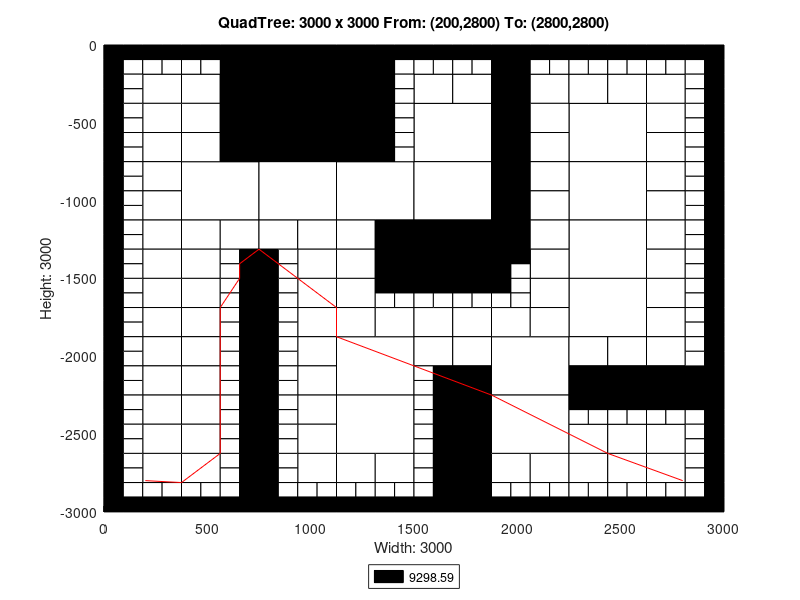

Write the MATLAB code that produced this figure.
axis([0 3000 -3000 0]);
title('QuadTree: 3000 x 3000 From: (200,2800) To: (2800,2800)');
xlabel('Width: 3000');
ylabel('Height: 3000');
rectangle('Position',[750 -375 375 375], 'FaceColor',[0 0 0]);
rectangle('Position',[750 -750 375 375], 'FaceColor',[0 0 0]);
rectangle('Position',[375 -1125 375 375], 'FaceColor',[1 1 1]);
rectangle('Position',[750 -1125 375 375], 'FaceColor',[1 1 1]);
rectangle('Position',[1125 -1125 375 375], 'FaceColor',[1 1 1]);
rectangle('Position',[1500 -750 375 375], 'FaceColor',[1 1 1]);
rectangle('Position',[2250 -750 375 375], 'FaceColor',[1 1 1]);
rectangle('Position',[1500 -1125 375 375], 'FaceColor',[1 1 1]);
rectangle('Position',[1500 -1500 375 375], 'FaceColor',[0 0 0]);
rectangle('Position',[2250 -1125 375 375], 'FaceColor',[1 1 1]);
rectangle('Position',[2250 -1500 375 375], 'FaceColor',[1 1 1]);
rectangle('Position',[1125 -2250 375 375], 'FaceColor',[1 1 1]);
rectangle('Position',[1125 -2625 375 375], 'FaceColor',[1 1 1]);
rectangle('Position',[1875 -2250 375 375], 'FaceColor',[1 1 1]);
rectangle('Position',[2250 -1875 375 375], 'FaceColor',[1 1 1]);
rectangle('Position',[1875 -2625 375 375], 'FaceColor',[1 1 1]);
rectangle('Position',[187.5 -375 187.5 187.5], 'FaceColor',[1 1 1]);
rectangle('Position',[562.5 -187.5 187.5 187.5], 'FaceColor',[0 0 0]);
rectangle('Position',[375 -375 187.5 187.5], 'FaceColor',[1 1 1]);
rectangle('Position',[562.5 -375 187.5 187.5], 'FaceColor',[0 0 0]);
rectangle('Position',[187.5 -562.5 187.5 187.5], 'FaceColor',[1 1 1]);
rectangle('Position',[187.5 -750 187.5 187.5], 'FaceColor',[1 1 1]);
rectangle('Position',[375 -562.5 187.5 187.5], 'FaceColor',[1 1 1]);
rectangle('Position',[562.5 -562.5 187.5 187.5], 'FaceColor',[0 0 0]);
rectangle('Position',[375 -750 187.5 187.5], 'FaceColor',[1 1 1]);
rectangle('Position',[562.5 -750 187.5 187.5], 'FaceColor',[0 0 0]);
rectangle('Position',[1125 -187.5 187.5 187.5], 'FaceColor',[0 0 0]);
rectangle('Position',[1125 -375 187.5 187.5], 'FaceColor',[0 0 0]);
rectangle('Position',[1125 -562.5 187.5 187.5], 'FaceColor',[0 0 0]);
rectangle('Position',[1125 -750 187.5 187.5], 'FaceColor',[0 0 0]);
rectangle('Position',[187.5 -937.5 187.5 187.5], 'FaceColor',[1 1 1]);
rectangle('Position',[187.5 -1125 187.5 187.5], 'FaceColor',[1 1 1]);
rectangle('Position',[187.5 -1312.5 187.5 187.5], 'FaceColor',[1 1 1]);
rectangle('Position',[187.5 -1500 187.5 187.5], 'FaceColor',[1 1 1]);
rectangle('Position',[375 -1312.5 187.5 187.5], 'FaceColor',[1 1 1]);
rectangle('Position',[562.5 -1312.5 187.5 187.5], 'FaceColor',[1 1 1]);
rectangle('Position',[375 -1500 187.5 187.5], 'FaceColor',[1 1 1]);
rectangle('Position',[750 -1312.5 187.5 187.5], 'FaceColor',[1 1 1]);
rectangle('Position',[937.5 -1312.5 187.5 187.5], 'FaceColor',[1 1 1]);
rectangle('Position',[937.5 -1500 187.5 187.5], 'FaceColor',[1 1 1]);
rectangle('Position',[1125 -1312.5 187.5 187.5], 'FaceColor',[1 1 1]);
rectangle('Position',[1312.5 -1312.5 187.5 187.5], 'FaceColor',[0 0 0]);
rectangle('Position',[1125 -1500 187.5 187.5], 'FaceColor',[1 1 1]);
rectangle('Position',[1312.5 -1500 187.5 187.5], 'FaceColor',[0 0 0]);
rectangle('Position',[1500 -375 187.5 187.5], 'FaceColor',[1 1 1]);
rectangle('Position',[1687.5 -375 187.5 187.5], 'FaceColor',[1 1 1]);
rectangle('Position',[1875 -187.5 187.5 187.5], 'FaceColor',[0 0 0]);
rectangle('Position',[1875 -375 187.5 187.5], 'FaceColor',[0 0 0]);
rectangle('Position',[2062.5 -375 187.5 187.5], 'FaceColor',[1 1 1]);
rectangle('Position',[1875 -562.5 187.5 187.5], 'FaceColor',[0 0 0]);
rectangle('Position',[2062.5 -562.5 187.5 187.5], 'FaceColor',[1 1 1]);
rectangle('Position',[1875 -750 187.5 187.5], 'FaceColor',[0 0 0]);
rectangle('Position',[2062.5 -750 187.5 187.5], 'FaceColor',[1 1 1]);
rectangle('Position',[2250 -375 187.5 187.5], 'FaceColor',[1 1 1]);
rectangle('Position',[2437.5 -375 187.5 187.5], 'FaceColor',[1 1 1]);
rectangle('Position',[2625 -375 187.5 187.5], 'FaceColor',[1 1 1]);
rectangle('Position',[2625 -562.5 187.5 187.5], 'FaceColor',[1 1 1]);
rectangle('Position',[2625 -750 187.5 187.5], 'FaceColor',[1 1 1]);
rectangle('Position',[1875 -937.5 187.5 187.5], 'FaceColor',[0 0 0]);
rectangle('Position',[2062.5 -937.5 187.5 187.5], 'FaceColor',[1 1 1]);
rectangle('Position',[1875 -1125 187.5 187.5], 'FaceColor',[0 0 0]);
rectangle('Position',[2062.5 -1125 187.5 187.5], 'FaceColor',[1 1 1]);
rectangle('Position',[1875 -1312.5 187.5 187.5], 'FaceColor',[0 0 0]);
rectangle('Position',[2062.5 -1312.5 187.5 187.5], 'FaceColor',[1 1 1]);
rectangle('Position',[2062.5 -1500 187.5 187.5], 'FaceColor',[1 1 1]);
rectangle('Position',[2625 -937.5 187.5 187.5], 'FaceColor',[1 1 1]);
rectangle('Position',[2625 -1125 187.5 187.5], 'FaceColor',[1 1 1]);
rectangle('Position',[2625 -1312.5 187.5 187.5], 'FaceColor',[1 1 1]);
rectangle('Position',[2625 -1500 187.5 187.5], 'FaceColor',[1 1 1]);
rectangle('Position',[187.5 -1687.5 187.5 187.5], 'FaceColor',[1 1 1]);
rectangle('Position',[187.5 -1875 187.5 187.5], 'FaceColor',[1 1 1]);
rectangle('Position',[375 -1687.5 187.5 187.5], 'FaceColor',[1 1 1]);
rectangle('Position',[375 -1875 187.5 187.5], 'FaceColor',[1 1 1]);
rectangle('Position',[187.5 -2062.5 187.5 187.5], 'FaceColor',[1 1 1]);
rectangle('Position',[187.5 -2250 187.5 187.5], 'FaceColor',[1 1 1]);
rectangle('Position',[375 -2062.5 187.5 187.5], 'FaceColor',[1 1 1]);
rectangle('Position',[375 -2250 187.5 187.5], 'FaceColor',[1 1 1]);
rectangle('Position',[937.5 -1687.5 187.5 187.5], 'FaceColor',[1 1 1]);
rectangle('Position',[937.5 -1875 187.5 187.5], 'FaceColor',[1 1 1]);
rectangle('Position',[1125 -1687.5 187.5 187.5], 'FaceColor',[1 1 1]);
rectangle('Position',[1125 -1875 187.5 187.5], 'FaceColor',[1 1 1]);
rectangle('Position',[1312.5 -1875 187.5 187.5], 'FaceColor',[1 1 1]);
rectangle('Position',[937.5 -2062.5 187.5 187.5], 'FaceColor',[1 1 1]);
rectangle('Position',[937.5 -2250 187.5 187.5], 'FaceColor',[1 1 1]);
rectangle('Position',[187.5 -2437.5 187.5 187.5], 'FaceColor',[1 1 1]);
rectangle('Position',[187.5 -2625 187.5 187.5], 'FaceColor',[1 1 1]);
rectangle('Position',[375 -2437.5 187.5 187.5], 'FaceColor',[1 1 1]);
rectangle('Position',[375 -2625 187.5 187.5], 'FaceColor',[1 1 1]);
rectangle('Position',[187.5 -2812.5 187.5 187.5], 'FaceColor',[1 1 1]);
rectangle('Position',[375 -2812.5 187.5 187.5], 'FaceColor',[1 1 1]);
rectangle('Position',[937.5 -2437.5 187.5 187.5], 'FaceColor',[1 1 1]);
rectangle('Position',[937.5 -2625 187.5 187.5], 'FaceColor',[1 1 1]);
rectangle('Position',[937.5 -2812.5 187.5 187.5], 'FaceColor',[1 1 1]);
rectangle('Position',[1125 -2812.5 187.5 187.5], 'FaceColor',[1 1 1]);
rectangle('Position',[1312.5 -2812.5 187.5 187.5], 'FaceColor',[1 1 1]);
rectangle('Position',[1500 -1875 187.5 187.5], 'FaceColor',[1 1 1]);
rectangle('Position',[1687.5 -1875 187.5 187.5], 'FaceColor',[1 1 1]);
rectangle('Position',[2062.5 -1687.5 187.5 187.5], 'FaceColor',[1 1 1]);
rectangle('Position',[1875 -1875 187.5 187.5], 'FaceColor',[1 1 1]);
rectangle('Position',[2062.5 -1875 187.5 187.5], 'FaceColor',[1 1 1]);
rectangle('Position',[1500 -2062.5 187.5 187.5], 'FaceColor',[1 1 1]);
rectangle('Position',[1687.5 -2062.5 187.5 187.5], 'FaceColor',[1 1 1]);
rectangle('Position',[1687.5 -2250 187.5 187.5], 'FaceColor',[0 0 0]);
rectangle('Position',[2625 -1687.5 187.5 187.5], 'FaceColor',[1 1 1]);
rectangle('Position',[2625 -1875 187.5 187.5], 'FaceColor',[1 1 1]);
rectangle('Position',[2250 -2062.5 187.5 187.5], 'FaceColor',[1 1 1]);
rectangle('Position',[2437.5 -2062.5 187.5 187.5], 'FaceColor',[1 1 1]);
rectangle('Position',[2250 -2250 187.5 187.5], 'FaceColor',[0 0 0]);
rectangle('Position',[2437.5 -2250 187.5 187.5], 'FaceColor',[0 0 0]);
rectangle('Position',[2625 -2062.5 187.5 187.5], 'FaceColor',[1 1 1]);
rectangle('Position',[2625 -2250 187.5 187.5], 'FaceColor',[0 0 0]);
rectangle('Position',[2812.5 -2250 187.5 187.5], 'FaceColor',[0 0 0]);
rectangle('Position',[1687.5 -2437.5 187.5 187.5], 'FaceColor',[0 0 0]);
rectangle('Position',[1687.5 -2625 187.5 187.5], 'FaceColor',[0 0 0]);
rectangle('Position',[1687.5 -2812.5 187.5 187.5], 'FaceColor',[0 0 0]);
rectangle('Position',[1687.5 -3000 187.5 187.5], 'FaceColor',[0 0 0]);
rectangle('Position',[1875 -2812.5 187.5 187.5], 'FaceColor',[1 1 1]);
rectangle('Position',[2062.5 -2812.5 187.5 187.5], 'FaceColor',[1 1 1]);
rectangle('Position',[2250 -2625 187.5 187.5], 'FaceColor',[1 1 1]);
rectangle('Position',[2437.5 -2625 187.5 187.5], 'FaceColor',[1 1 1]);
rectangle('Position',[2625 -2625 187.5 187.5], 'FaceColor',[1 1 1]);
rectangle('Position',[2250 -2812.5 187.5 187.5], 'FaceColor',[1 1 1]);
rectangle('Position',[2437.5 -2812.5 187.5 187.5], 'FaceColor',[1 1 1]);
rectangle('Position',[2625 -2812.5 187.5 187.5], 'FaceColor',[1 1 1]);
rectangle('Position',[0 -93.75 93.75 93.75], 'FaceColor',[0 0 0]);
rectangle('Position',[93.75 -93.75 93.75 93.75], 'FaceColor',[0 0 0]);
rectangle('Position',[0 -187.5 93.75 93.75], 'FaceColor',[0 0 0]);
rectangle('Position',[93.75 -187.5 93.75 93.75], 'FaceColor',[1 1 1]);
rectangle('Position',[187.5 -93.75 93.75 93.75], 'FaceColor',[0 0 0]);
rectangle('Position',[281.25 -93.75 93.75 93.75], 'FaceColor',[0 0 0]);
rectangle('Position',[187.5 -187.5 93.75 93.75], 'FaceColor',[1 1 1]);
rectangle('Position',[281.25 -187.5 93.75 93.75], 'FaceColor',[1 1 1]);
rectangle('Position',[0 -281.25 93.75 93.75], 'FaceColor',[0 0 0]);
rectangle('Position',[93.75 -281.25 93.75 93.75], 'FaceColor',[1 1 1]);
rectangle('Position',[0 -375 93.75 93.75], 'FaceColor',[0 0 0]);
rectangle('Position',[93.75 -375 93.75 93.75], 'FaceColor',[1 1 1]);
rectangle('Position',[375 -93.75 93.75 93.75], 'FaceColor',[0 0 0]);
rectangle('Position',[468.75 -93.75 93.75 93.75], 'FaceColor',[0 0 0]);
rectangle('Position',[375 -187.5 93.75 93.75], 'FaceColor',[1 1 1]);
rectangle('Position',[468.75 -187.5 93.75 93.75], 'FaceColor',[1 1 1]);
rectangle('Position',[0 -468.75 93.75 93.75], 'FaceColor',[0 0 0]);
rectangle('Position',[93.75 -468.75 93.75 93.75], 'FaceColor',[1 1 1]);
rectangle('Position',[0 -562.5 93.75 93.75], 'FaceColor',[0 0 0]);
rectangle('Position',[93.75 -562.5 93.75 93.75], 'FaceColor',[1 1 1]);
rectangle('Position',[0 -656.25 93.75 93.75], 'FaceColor',[0 0 0]);
rectangle('Position',[93.75 -656.25 93.75 93.75], 'FaceColor',[1 1 1]);
rectangle('Position',[0 -750 93.75 93.75], 'FaceColor',[0 0 0]);
rectangle('Position',[93.75 -750 93.75 93.75], 'FaceColor',[1 1 1]);
rectangle('Position',[1312.5 -93.75 93.75 93.75], 'FaceColor',[0 0 0]);
rectangle('Position',[1406.25 -93.75 93.75 93.75], 'FaceColor',[0 0 0]);
rectangle('Position',[1312.5 -187.5 93.75 93.75], 'FaceColor',[0 0 0]);
rectangle('Position',[1406.25 -187.5 93.75 93.75], 'FaceColor',[1 1 1]);
rectangle('Position',[1312.5 -281.25 93.75 93.75], 'FaceColor',[0 0 0]);
rectangle('Position',[1406.25 -281.25 93.75 93.75], 'FaceColor',[1 1 1]);
rectangle('Position',[1312.5 -375 93.75 93.75], 'FaceColor',[0 0 0]);
rectangle('Position',[1406.25 -375 93.75 93.75], 'FaceColor',[1 1 1]);
rectangle('Position',[1312.5 -468.75 93.75 93.75], 'FaceColor',[0 0 0]);
rectangle('Position',[1406.25 -468.75 93.75 93.75], 'FaceColor',[1 1 1]);
rectangle('Position',[1312.5 -562.5 93.75 93.75], 'FaceColor',[0 0 0]);
rectangle('Position',[1406.25 -562.5 93.75 93.75], 'FaceColor',[1 1 1]);
rectangle('Position',[1312.5 -656.25 93.75 93.75], 'FaceColor',[0 0 0]);
rectangle('Position',[1406.25 -656.25 93.75 93.75], 'FaceColor',[1 1 1]);
rectangle('Position',[1312.5 -750 93.75 93.75], 'FaceColor',[0 0 0]);
rectangle('Position',[1406.25 -750 93.75 93.75], 'FaceColor',[1 1 1]);
rectangle('Position',[0 -843.75 93.75 93.75], 'FaceColor',[0 0 0]);
rectangle('Position',[93.75 -843.75 93.75 93.75], 'FaceColor',[1 1 1]);
rectangle('Position',[0 -937.5 93.75 93.75], 'FaceColor',[0 0 0]);
rectangle('Position',[93.75 -937.5 93.75 93.75], 'FaceColor',[1 1 1]);
rectangle('Position',[0 -1031.25 93.75 93.75], 'FaceColor',[0 0 0]);
rectangle('Position',[93.75 -1031.25 93.75 93.75], 'FaceColor',[1 1 1]);
rectangle('Position',[0 -1125 93.75 93.75], 'FaceColor',[0 0 0]);
rectangle('Position',[93.75 -1125 93.75 93.75], 'FaceColor',[1 1 1]);
rectangle('Position',[0 -1218.75 93.75 93.75], 'FaceColor',[0 0 0]);
rectangle('Position',[93.75 -1218.75 93.75 93.75], 'FaceColor',[1 1 1]);
rectangle('Position',[0 -1312.5 93.75 93.75], 'FaceColor',[0 0 0]);
rectangle('Position',[93.75 -1312.5 93.75 93.75], 'FaceColor',[1 1 1]);
rectangle('Position',[0 -1406.25 93.75 93.75], 'FaceColor',[0 0 0]);
rectangle('Position',[93.75 -1406.25 93.75 93.75], 'FaceColor',[1 1 1]);
rectangle('Position',[0 -1500 93.75 93.75], 'FaceColor',[0 0 0]);
rectangle('Position',[93.75 -1500 93.75 93.75], 'FaceColor',[1 1 1]);
rectangle('Position',[562.5 -1406.25 93.75 93.75], 'FaceColor',[1 1 1]);
rectangle('Position',[656.25 -1406.25 93.75 93.75], 'FaceColor',[0 0 0]);
rectangle('Position',[562.5 -1500 93.75 93.75], 'FaceColor',[1 1 1]);
rectangle('Position',[656.25 -1500 93.75 93.75], 'FaceColor',[0 0 0]);
rectangle('Position',[750 -1406.25 93.75 93.75], 'FaceColor',[0 0 0]);
rectangle('Position',[843.75 -1406.25 93.75 93.75], 'FaceColor',[1 1 1]);
rectangle('Position',[750 -1500 93.75 93.75], 'FaceColor',[0 0 0]);
rectangle('Position',[843.75 -1500 93.75 93.75], 'FaceColor',[1 1 1]);
rectangle('Position',[1500 -93.75 93.75 93.75], 'FaceColor',[0 0 0]);
rectangle('Position',[1593.75 -93.75 93.75 93.75], 'FaceColor',[0 0 0]);
rectangle('Position',[1500 -187.5 93.75 93.75], 'FaceColor',[1 1 1]);
rectangle('Position',[1593.75 -187.5 93.75 93.75], 'FaceColor',[1 1 1]);
rectangle('Position',[1687.5 -93.75 93.75 93.75], 'FaceColor',[0 0 0]);
rectangle('Position',[1781.25 -93.75 93.75 93.75], 'FaceColor',[0 0 0]);
rectangle('Position',[1687.5 -187.5 93.75 93.75], 'FaceColor',[1 1 1]);
rectangle('Position',[1781.25 -187.5 93.75 93.75], 'FaceColor',[1 1 1]);
rectangle('Position',[2062.5 -93.75 93.75 93.75], 'FaceColor',[0 0 0]);
rectangle('Position',[2156.25 -93.75 93.75 93.75], 'FaceColor',[0 0 0]);
rectangle('Position',[2062.5 -187.5 93.75 93.75], 'FaceColor',[1 1 1]);
rectangle('Position',[2156.25 -187.5 93.75 93.75], 'FaceColor',[1 1 1]);
rectangle('Position',[2250 -93.75 93.75 93.75], 'FaceColor',[0 0 0]);
rectangle('Position',[2343.75 -93.75 93.75 93.75], 'FaceColor',[0 0 0]);
rectangle('Position',[2250 -187.5 93.75 93.75], 'FaceColor',[1 1 1]);
rectangle('Position',[2343.75 -187.5 93.75 93.75], 'FaceColor',[1 1 1]);
rectangle('Position',[2437.5 -93.75 93.75 93.75], 'FaceColor',[0 0 0]);
rectangle('Position',[2531.25 -93.75 93.75 93.75], 'FaceColor',[0 0 0]);
rectangle('Position',[2437.5 -187.5 93.75 93.75], 'FaceColor',[1 1 1]);
rectangle('Position',[2531.25 -187.5 93.75 93.75], 'FaceColor',[1 1 1]);
rectangle('Position',[2625 -93.75 93.75 93.75], 'FaceColor',[0 0 0]);
rectangle('Position',[2718.75 -93.75 93.75 93.75], 'FaceColor',[0 0 0]);
rectangle('Position',[2625 -187.5 93.75 93.75], 'FaceColor',[1 1 1]);
rectangle('Position',[2718.75 -187.5 93.75 93.75], 'FaceColor',[1 1 1]);
rectangle('Position',[2812.5 -93.75 93.75 93.75], 'FaceColor',[0 0 0]);
rectangle('Position',[2906.25 -93.75 93.75 93.75], 'FaceColor',[0 0 0]);
rectangle('Position',[2812.5 -187.5 93.75 93.75], 'FaceColor',[1 1 1]);
rectangle('Position',[2906.25 -187.5 93.75 93.75], 'FaceColor',[0 0 0]);
rectangle('Position',[2812.5 -281.25 93.75 93.75], 'FaceColor',[1 1 1]);
rectangle('Position',[2906.25 -281.25 93.75 93.75], 'FaceColor',[0 0 0]);
rectangle('Position',[2812.5 -375 93.75 93.75], 'FaceColor',[1 1 1]);
rectangle('Position',[2906.25 -375 93.75 93.75], 'FaceColor',[0 0 0]);
rectangle('Position',[2812.5 -468.75 93.75 93.75], 'FaceColor',[1 1 1]);
rectangle('Position',[2906.25 -468.75 93.75 93.75], 'FaceColor',[0 0 0]);
rectangle('Position',[2812.5 -562.5 93.75 93.75], 'FaceColor',[1 1 1]);
rectangle('Position',[2906.25 -562.5 93.75 93.75], 'FaceColor',[0 0 0]);
rectangle('Position',[2812.5 -656.25 93.75 93.75], 'FaceColor',[1 1 1]);
rectangle('Position',[2906.25 -656.25 93.75 93.75], 'FaceColor',[0 0 0]);
rectangle('Position',[2812.5 -750 93.75 93.75], 'FaceColor',[1 1 1]);
rectangle('Position',[2906.25 -750 93.75 93.75], 'FaceColor',[0 0 0]);
rectangle('Position',[1875 -1406.25 93.75 93.75], 'FaceColor',[0 0 0]);
rectangle('Position',[1968.75 -1406.25 93.75 93.75], 'FaceColor',[0 0 0]);
rectangle('Position',[1875 -1500 93.75 93.75], 'FaceColor',[0 0 0]);
rectangle('Position',[1968.75 -1500 93.75 93.75], 'FaceColor',[1 1 1]);
rectangle('Position',[2812.5 -843.75 93.75 93.75], 'FaceColor',[1 1 1]);
rectangle('Position',[2906.25 -843.75 93.75 93.75], 'FaceColor',[0 0 0]);
rectangle('Position',[2812.5 -937.5 93.75 93.75], 'FaceColor',[1 1 1]);
rectangle('Position',[2906.25 -937.5 93.75 93.75], 'FaceColor',[0 0 0]);
rectangle('Position',[2812.5 -1031.25 93.75 93.75], 'FaceColor',[1 1 1]);
rectangle('Position',[2906.25 -1031.25 93.75 93.75], 'FaceColor',[0 0 0]);
rectangle('Position',[2812.5 -1125 93.75 93.75], 'FaceColor',[1 1 1]);
rectangle('Position',[2906.25 -1125 93.75 93.75], 'FaceColor',[0 0 0]);
rectangle('Position',[2812.5 -1218.75 93.75 93.75], 'FaceColor',[1 1 1]);
rectangle('Position',[2906.25 -1218.75 93.75 93.75], 'FaceColor',[0 0 0]);
rectangle('Position',[2812.5 -1312.5 93.75 93.75], 'FaceColor',[1 1 1]);
rectangle('Position',[2906.25 -1312.5 93.75 93.75], 'FaceColor',[0 0 0]);
rectangle('Position',[2812.5 -1406.25 93.75 93.75], 'FaceColor',[1 1 1]);
rectangle('Position',[2906.25 -1406.25 93.75 93.75], 'FaceColor',[0 0 0]);
rectangle('Position',[2812.5 -1500 93.75 93.75], 'FaceColor',[1 1 1]);
rectangle('Position',[2906.25 -1500 93.75 93.75], 'FaceColor',[0 0 0]);
rectangle('Position',[0 -1593.75 93.75 93.75], 'FaceColor',[0 0 0]);
rectangle('Position',[93.75 -1593.75 93.75 93.75], 'FaceColor',[1 1 1]);
rectangle('Position',[0 -1687.5 93.75 93.75], 'FaceColor',[0 0 0]);
rectangle('Position',[93.75 -1687.5 93.75 93.75], 'FaceColor',[1 1 1]);
rectangle('Position',[0 -1781.25 93.75 93.75], 'FaceColor',[0 0 0]);
rectangle('Position',[93.75 -1781.25 93.75 93.75], 'FaceColor',[1 1 1]);
rectangle('Position',[0 -1875 93.75 93.75], 'FaceColor',[0 0 0]);
rectangle('Position',[93.75 -1875 93.75 93.75], 'FaceColor',[1 1 1]);
rectangle('Position',[562.5 -1593.75 93.75 93.75], 'FaceColor',[1 1 1]);
rectangle('Position',[656.25 -1593.75 93.75 93.75], 'FaceColor',[0 0 0]);
rectangle('Position',[562.5 -1687.5 93.75 93.75], 'FaceColor',[1 1 1]);
rectangle('Position',[656.25 -1687.5 93.75 93.75], 'FaceColor',[0 0 0]);
rectangle('Position',[562.5 -1781.25 93.75 93.75], 'FaceColor',[1 1 1]);
rectangle('Position',[656.25 -1781.25 93.75 93.75], 'FaceColor',[0 0 0]);
rectangle('Position',[562.5 -1875 93.75 93.75], 'FaceColor',[1 1 1]);
rectangle('Position',[656.25 -1875 93.75 93.75], 'FaceColor',[0 0 0]);
rectangle('Position',[0 -1968.75 93.75 93.75], 'FaceColor',[0 0 0]);
rectangle('Position',[93.75 -1968.75 93.75 93.75], 'FaceColor',[1 1 1]);
rectangle('Position',[0 -2062.5 93.75 93.75], 'FaceColor',[0 0 0]);
rectangle('Position',[93.75 -2062.5 93.75 93.75], 'FaceColor',[1 1 1]);
rectangle('Position',[0 -2156.25 93.75 93.75], 'FaceColor',[0 0 0]);
rectangle('Position',[93.75 -2156.25 93.75 93.75], 'FaceColor',[1 1 1]);
rectangle('Position',[0 -2250 93.75 93.75], 'FaceColor',[0 0 0]);
rectangle('Position',[93.75 -2250 93.75 93.75], 'FaceColor',[1 1 1]);
rectangle('Position',[562.5 -1968.75 93.75 93.75], 'FaceColor',[1 1 1]);
rectangle('Position',[656.25 -1968.75 93.75 93.75], 'FaceColor',[0 0 0]);
rectangle('Position',[562.5 -2062.5 93.75 93.75], 'FaceColor',[1 1 1]);
rectangle('Position',[656.25 -2062.5 93.75 93.75], 'FaceColor',[0 0 0]);
rectangle('Position',[562.5 -2156.25 93.75 93.75], 'FaceColor',[1 1 1]);
rectangle('Position',[656.25 -2156.25 93.75 93.75], 'FaceColor',[0 0 0]);
rectangle('Position',[562.5 -2250 93.75 93.75], 'FaceColor',[1 1 1]);
rectangle('Position',[656.25 -2250 93.75 93.75], 'FaceColor',[0 0 0]);
rectangle('Position',[750 -1593.75 93.75 93.75], 'FaceColor',[0 0 0]);
rectangle('Position',[843.75 -1593.75 93.75 93.75], 'FaceColor',[1 1 1]);
rectangle('Position',[750 -1687.5 93.75 93.75], 'FaceColor',[0 0 0]);
rectangle('Position',[843.75 -1687.5 93.75 93.75], 'FaceColor',[1 1 1]);
rectangle('Position',[750 -1781.25 93.75 93.75], 'FaceColor',[0 0 0]);
rectangle('Position',[843.75 -1781.25 93.75 93.75], 'FaceColor',[1 1 1]);
rectangle('Position',[750 -1875 93.75 93.75], 'FaceColor',[0 0 0]);
rectangle('Position',[843.75 -1875 93.75 93.75], 'FaceColor',[1 1 1]);
rectangle('Position',[1312.5 -1593.75 93.75 93.75], 'FaceColor',[0 0 0]);
rectangle('Position',[1406.25 -1593.75 93.75 93.75], 'FaceColor',[0 0 0]);
rectangle('Position',[1312.5 -1687.5 93.75 93.75], 'FaceColor',[1 1 1]);
rectangle('Position',[1406.25 -1687.5 93.75 93.75], 'FaceColor',[1 1 1]);
rectangle('Position',[750 -1968.75 93.75 93.75], 'FaceColor',[0 0 0]);
rectangle('Position',[843.75 -1968.75 93.75 93.75], 'FaceColor',[1 1 1]);
rectangle('Position',[750 -2062.5 93.75 93.75], 'FaceColor',[0 0 0]);
rectangle('Position',[843.75 -2062.5 93.75 93.75], 'FaceColor',[1 1 1]);
rectangle('Position',[750 -2156.25 93.75 93.75], 'FaceColor',[0 0 0]);
rectangle('Position',[843.75 -2156.25 93.75 93.75], 'FaceColor',[1 1 1]);
rectangle('Position',[750 -2250 93.75 93.75], 'FaceColor',[0 0 0]);
rectangle('Position',[843.75 -2250 93.75 93.75], 'FaceColor',[1 1 1]);
rectangle('Position',[0 -2343.75 93.75 93.75], 'FaceColor',[0 0 0]);
rectangle('Position',[93.75 -2343.75 93.75 93.75], 'FaceColor',[1 1 1]);
rectangle('Position',[0 -2437.5 93.75 93.75], 'FaceColor',[0 0 0]);
rectangle('Position',[93.75 -2437.5 93.75 93.75], 'FaceColor',[1 1 1]);
rectangle('Position',[0 -2531.25 93.75 93.75], 'FaceColor',[0 0 0]);
rectangle('Position',[93.75 -2531.25 93.75 93.75], 'FaceColor',[1 1 1]);
rectangle('Position',[0 -2625 93.75 93.75], 'FaceColor',[0 0 0]);
rectangle('Position',[93.75 -2625 93.75 93.75], 'FaceColor',[1 1 1]);
rectangle('Position',[562.5 -2343.75 93.75 93.75], 'FaceColor',[1 1 1]);
rectangle('Position',[656.25 -2343.75 93.75 93.75], 'FaceColor',[0 0 0]);
rectangle('Position',[562.5 -2437.5 93.75 93.75], 'FaceColor',[1 1 1]);
rectangle('Position',[656.25 -2437.5 93.75 93.75], 'FaceColor',[0 0 0]);
rectangle('Position',[562.5 -2531.25 93.75 93.75], 'FaceColor',[1 1 1]);
rectangle('Position',[656.25 -2531.25 93.75 93.75], 'FaceColor',[0 0 0]);
rectangle('Position',[562.5 -2625 93.75 93.75], 'FaceColor',[1 1 1]);
rectangle('Position',[656.25 -2625 93.75 93.75], 'FaceColor',[0 0 0]);
rectangle('Position',[0 -2718.75 93.75 93.75], 'FaceColor',[0 0 0]);
rectangle('Position',[93.75 -2718.75 93.75 93.75], 'FaceColor',[1 1 1]);
rectangle('Position',[0 -2812.5 93.75 93.75], 'FaceColor',[0 0 0]);
rectangle('Position',[93.75 -2812.5 93.75 93.75], 'FaceColor',[1 1 1]);
rectangle('Position',[0 -2906.25 93.75 93.75], 'FaceColor',[0 0 0]);
rectangle('Position',[93.75 -2906.25 93.75 93.75], 'FaceColor',[1 1 1]);
rectangle('Position',[0 -3000 93.75 93.75], 'FaceColor',[0 0 0]);
rectangle('Position',[93.75 -3000 93.75 93.75], 'FaceColor',[0 0 0]);
rectangle('Position',[187.5 -2906.25 93.75 93.75], 'FaceColor',[1 1 1]);
rectangle('Position',[281.25 -2906.25 93.75 93.75], 'FaceColor',[1 1 1]);
rectangle('Position',[187.5 -3000 93.75 93.75], 'FaceColor',[0 0 0]);
rectangle('Position',[281.25 -3000 93.75 93.75], 'FaceColor',[0 0 0]);
rectangle('Position',[562.5 -2718.75 93.75 93.75], 'FaceColor',[1 1 1]);
rectangle('Position',[656.25 -2718.75 93.75 93.75], 'FaceColor',[0 0 0]);
rectangle('Position',[562.5 -2812.5 93.75 93.75], 'FaceColor',[1 1 1]);
rectangle('Position',[656.25 -2812.5 93.75 93.75], 'FaceColor',[0 0 0]);
rectangle('Position',[375 -2906.25 93.75 93.75], 'FaceColor',[1 1 1]);
rectangle('Position',[468.75 -2906.25 93.75 93.75], 'FaceColor',[1 1 1]);
rectangle('Position',[375 -3000 93.75 93.75], 'FaceColor',[0 0 0]);
rectangle('Position',[468.75 -3000 93.75 93.75], 'FaceColor',[0 0 0]);
rectangle('Position',[562.5 -2906.25 93.75 93.75], 'FaceColor',[1 1 1]);
rectangle('Position',[656.25 -2906.25 93.75 93.75], 'FaceColor',[0 0 0]);
rectangle('Position',[562.5 -3000 93.75 93.75], 'FaceColor',[0 0 0]);
rectangle('Position',[656.25 -3000 93.75 93.75], 'FaceColor',[0 0 0]);
rectangle('Position',[750 -2343.75 93.75 93.75], 'FaceColor',[0 0 0]);
rectangle('Position',[843.75 -2343.75 93.75 93.75], 'FaceColor',[1 1 1]);
rectangle('Position',[750 -2437.5 93.75 93.75], 'FaceColor',[0 0 0]);
rectangle('Position',[843.75 -2437.5 93.75 93.75], 'FaceColor',[1 1 1]);
rectangle('Position',[750 -2531.25 93.75 93.75], 'FaceColor',[0 0 0]);
rectangle('Position',[843.75 -2531.25 93.75 93.75], 'FaceColor',[1 1 1]);
rectangle('Position',[750 -2625 93.75 93.75], 'FaceColor',[0 0 0]);
rectangle('Position',[843.75 -2625 93.75 93.75], 'FaceColor',[1 1 1]);
rectangle('Position',[750 -2718.75 93.75 93.75], 'FaceColor',[0 0 0]);
rectangle('Position',[843.75 -2718.75 93.75 93.75], 'FaceColor',[1 1 1]);
rectangle('Position',[750 -2812.5 93.75 93.75], 'FaceColor',[0 0 0]);
rectangle('Position',[843.75 -2812.5 93.75 93.75], 'FaceColor',[1 1 1]);
rectangle('Position',[750 -2906.25 93.75 93.75], 'FaceColor',[0 0 0]);
rectangle('Position',[843.75 -2906.25 93.75 93.75], 'FaceColor',[1 1 1]);
rectangle('Position',[750 -3000 93.75 93.75], 'FaceColor',[0 0 0]);
rectangle('Position',[843.75 -3000 93.75 93.75], 'FaceColor',[0 0 0]);
rectangle('Position',[937.5 -2906.25 93.75 93.75], 'FaceColor',[1 1 1]);
rectangle('Position',[1031.25 -2906.25 93.75 93.75], 'FaceColor',[1 1 1]);
rectangle('Position',[937.5 -3000 93.75 93.75], 'FaceColor',[0 0 0]);
rectangle('Position',[1031.25 -3000 93.75 93.75], 'FaceColor',[0 0 0]);
rectangle('Position',[1125 -2906.25 93.75 93.75], 'FaceColor',[1 1 1]);
rectangle('Position',[1218.75 -2906.25 93.75 93.75], 'FaceColor',[1 1 1]);
rectangle('Position',[1125 -3000 93.75 93.75], 'FaceColor',[0 0 0]);
rectangle('Position',[1218.75 -3000 93.75 93.75], 'FaceColor',[0 0 0]);
rectangle('Position',[1312.5 -2906.25 93.75 93.75], 'FaceColor',[1 1 1]);
rectangle('Position',[1406.25 -2906.25 93.75 93.75], 'FaceColor',[1 1 1]);
rectangle('Position',[1312.5 -3000 93.75 93.75], 'FaceColor',[0 0 0]);
rectangle('Position',[1406.25 -3000 93.75 93.75], 'FaceColor',[0 0 0]);
rectangle('Position',[1500 -1593.75 93.75 93.75], 'FaceColor',[0 0 0]);
rectangle('Position',[1593.75 -1593.75 93.75 93.75], 'FaceColor',[0 0 0]);
rectangle('Position',[1500 -1687.5 93.75 93.75], 'FaceColor',[1 1 1]);
rectangle('Position',[1593.75 -1687.5 93.75 93.75], 'FaceColor',[1 1 1]);
rectangle('Position',[1687.5 -1593.75 93.75 93.75], 'FaceColor',[0 0 0]);
rectangle('Position',[1781.25 -1593.75 93.75 93.75], 'FaceColor',[0 0 0]);
rectangle('Position',[1687.5 -1687.5 93.75 93.75], 'FaceColor',[1 1 1]);
rectangle('Position',[1781.25 -1687.5 93.75 93.75], 'FaceColor',[1 1 1]);
rectangle('Position',[1875 -1593.75 93.75 93.75], 'FaceColor',[0 0 0]);
rectangle('Position',[1968.75 -1593.75 93.75 93.75], 'FaceColor',[1 1 1]);
rectangle('Position',[1875 -1687.5 93.75 93.75], 'FaceColor',[1 1 1]);
rectangle('Position',[1968.75 -1687.5 93.75 93.75], 'FaceColor',[1 1 1]);
rectangle('Position',[1500 -2156.25 93.75 93.75], 'FaceColor',[1 1 1]);
rectangle('Position',[1593.75 -2156.25 93.75 93.75], 'FaceColor',[0 0 0]);
rectangle('Position',[1500 -2250 93.75 93.75], 'FaceColor',[1 1 1]);
rectangle('Position',[1593.75 -2250 93.75 93.75], 'FaceColor',[0 0 0]);
rectangle('Position',[2812.5 -1593.75 93.75 93.75], 'FaceColor',[1 1 1]);
rectangle('Position',[2906.25 -1593.75 93.75 93.75], 'FaceColor',[0 0 0]);
rectangle('Position',[2812.5 -1687.5 93.75 93.75], 'FaceColor',[1 1 1]);
rectangle('Position',[2906.25 -1687.5 93.75 93.75], 'FaceColor',[0 0 0]);
rectangle('Position',[2812.5 -1781.25 93.75 93.75], 'FaceColor',[1 1 1]);
rectangle('Position',[2906.25 -1781.25 93.75 93.75], 'FaceColor',[0 0 0]);
rectangle('Position',[2812.5 -1875 93.75 93.75], 'FaceColor',[1 1 1]);
rectangle('Position',[2906.25 -1875 93.75 93.75], 'FaceColor',[0 0 0]);
rectangle('Position',[2812.5 -1968.75 93.75 93.75], 'FaceColor',[1 1 1]);
rectangle('Position',[2906.25 -1968.75 93.75 93.75], 'FaceColor',[0 0 0]);
rectangle('Position',[2812.5 -2062.5 93.75 93.75], 'FaceColor',[1 1 1]);
rectangle('Position',[2906.25 -2062.5 93.75 93.75], 'FaceColor',[0 0 0]);
rectangle('Position',[1500 -2343.75 93.75 93.75], 'FaceColor',[1 1 1]);
rectangle('Position',[1593.75 -2343.75 93.75 93.75], 'FaceColor',[0 0 0]);
rectangle('Position',[1500 -2437.5 93.75 93.75], 'FaceColor',[1 1 1]);
rectangle('Position',[1593.75 -2437.5 93.75 93.75], 'FaceColor',[0 0 0]);
rectangle('Position',[1500 -2531.25 93.75 93.75], 'FaceColor',[1 1 1]);
rectangle('Position',[1593.75 -2531.25 93.75 93.75], 'FaceColor',[0 0 0]);
rectangle('Position',[1500 -2625 93.75 93.75], 'FaceColor',[1 1 1]);
rectangle('Position',[1593.75 -2625 93.75 93.75], 'FaceColor',[0 0 0]);
rectangle('Position',[1500 -2718.75 93.75 93.75], 'FaceColor',[1 1 1]);
rectangle('Position',[1593.75 -2718.75 93.75 93.75], 'FaceColor',[0 0 0]);
rectangle('Position',[1500 -2812.5 93.75 93.75], 'FaceColor',[1 1 1]);
rectangle('Position',[1593.75 -2812.5 93.75 93.75], 'FaceColor',[0 0 0]);
rectangle('Position',[1500 -2906.25 93.75 93.75], 'FaceColor',[1 1 1]);
rectangle('Position',[1593.75 -2906.25 93.75 93.75], 'FaceColor',[0 0 0]);
rectangle('Position',[1500 -3000 93.75 93.75], 'FaceColor',[0 0 0]);
rectangle('Position',[1593.75 -3000 93.75 93.75], 'FaceColor',[0 0 0]);
rectangle('Position',[1875 -2906.25 93.75 93.75], 'FaceColor',[1 1 1]);
rectangle('Position',[1968.75 -2906.25 93.75 93.75], 'FaceColor',[1 1 1]);
rectangle('Position',[1875 -3000 93.75 93.75], 'FaceColor',[0 0 0]);
rectangle('Position',[1968.75 -3000 93.75 93.75], 'FaceColor',[0 0 0]);
rectangle('Position',[2062.5 -2906.25 93.75 93.75], 'FaceColor',[1 1 1]);
rectangle('Position',[2156.25 -2906.25 93.75 93.75], 'FaceColor',[1 1 1]);
rectangle('Position',[2062.5 -3000 93.75 93.75], 'FaceColor',[0 0 0]);
rectangle('Position',[2156.25 -3000 93.75 93.75], 'FaceColor',[0 0 0]);
rectangle('Position',[2250 -2343.75 93.75 93.75], 'FaceColor',[0 0 0]);
rectangle('Position',[2343.75 -2343.75 93.75 93.75], 'FaceColor',[0 0 0]);
rectangle('Position',[2250 -2437.5 93.75 93.75], 'FaceColor',[1 1 1]);
rectangle('Position',[2343.75 -2437.5 93.75 93.75], 'FaceColor',[1 1 1]);
rectangle('Position',[2437.5 -2343.75 93.75 93.75], 'FaceColor',[0 0 0]);
rectangle('Position',[2531.25 -2343.75 93.75 93.75], 'FaceColor',[0 0 0]);
rectangle('Position',[2437.5 -2437.5 93.75 93.75], 'FaceColor',[1 1 1]);
rectangle('Position',[2531.25 -2437.5 93.75 93.75], 'FaceColor',[1 1 1]);
rectangle('Position',[2625 -2343.75 93.75 93.75], 'FaceColor',[0 0 0]);
rectangle('Position',[2718.75 -2343.75 93.75 93.75], 'FaceColor',[0 0 0]);
rectangle('Position',[2625 -2437.5 93.75 93.75], 'FaceColor',[1 1 1]);
rectangle('Position',[2718.75 -2437.5 93.75 93.75], 'FaceColor',[1 1 1]);
rectangle('Position',[2812.5 -2343.75 93.75 93.75], 'FaceColor',[0 0 0]);
rectangle('Position',[2906.25 -2343.75 93.75 93.75], 'FaceColor',[0 0 0]);
rectangle('Position',[2812.5 -2437.5 93.75 93.75], 'FaceColor',[1 1 1]);
rectangle('Position',[2906.25 -2437.5 93.75 93.75], 'FaceColor',[0 0 0]);
rectangle('Position',[2812.5 -2531.25 93.75 93.75], 'FaceColor',[1 1 1]);
rectangle('Position',[2906.25 -2531.25 93.75 93.75], 'FaceColor',[0 0 0]);
rectangle('Position',[2812.5 -2625 93.75 93.75], 'FaceColor',[1 1 1]);
rectangle('Position',[2906.25 -2625 93.75 93.75], 'FaceColor',[0 0 0]);
rectangle('Position',[2250 -2906.25 93.75 93.75], 'FaceColor',[1 1 1]);
rectangle('Position',[2343.75 -2906.25 93.75 93.75], 'FaceColor',[1 1 1]);
rectangle('Position',[2250 -3000 93.75 93.75], 'FaceColor',[0 0 0]);
rectangle('Position',[2343.75 -3000 93.75 93.75], 'FaceColor',[0 0 0]);
rectangle('Position',[2437.5 -2906.25 93.75 93.75], 'FaceColor',[1 1 1]);
rectangle('Position',[2531.25 -2906.25 93.75 93.75], 'FaceColor',[1 1 1]);
rectangle('Position',[2437.5 -3000 93.75 93.75], 'FaceColor',[0 0 0]);
rectangle('Position',[2531.25 -3000 93.75 93.75], 'FaceColor',[0 0 0]);
rectangle('Position',[2812.5 -2718.75 93.75 93.75], 'FaceColor',[1 1 1]);
rectangle('Position',[2906.25 -2718.75 93.75 93.75], 'FaceColor',[0 0 0]);
rectangle('Position',[2812.5 -2812.5 93.75 93.75], 'FaceColor',[1 1 1]);
rectangle('Position',[2906.25 -2812.5 93.75 93.75], 'FaceColor',[0 0 0]);
rectangle('Position',[2625 -2906.25 93.75 93.75], 'FaceColor',[1 1 1]);
rectangle('Position',[2718.75 -2906.25 93.75 93.75], 'FaceColor',[1 1 1]);
rectangle('Position',[2625 -3000 93.75 93.75], 'FaceColor',[0 0 0]);
rectangle('Position',[2718.75 -3000 93.75 93.75], 'FaceColor',[0 0 0]);
rectangle('Position',[2812.5 -2906.25 93.75 93.75], 'FaceColor',[1 1 1]);
rectangle('Position',[2906.25 -2906.25 93.75 93.75], 'FaceColor',[0 0 0]);
rectangle('Position',[2812.5 -3000 93.75 93.75], 'FaceColor',[0 0 0]);
rectangle('Position',[2906.25 -3000 93.75 93.75], 'FaceColor',[0 0 0]);
X=[2800,2800,2437.5,2437.5,1875,1875,1500,1500,1125,1125,1125,1125,750,750,750,656.25,656.25,562.5,562.5,562.5,562.5,562.5,562.5,375,200];
Y=[-2800,-2800,-2625,-2625,-2250,-2250,-2062.5,-2062.5,-1875,-1875,-1687.5,-1687.5,-1312.5,-1312.5,-1312.5,-1406.25,-1500,-1687.5,-1875,-2062.5,-2250,-2437.5,-2625,-2812.5,-2800];
hold on;
plot(X,Y,'r');
legend('9298.59','Location','southoutside');
